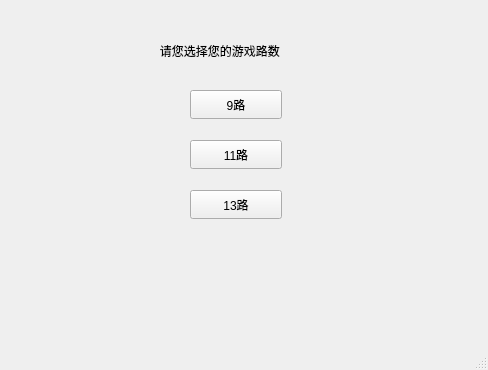
<?xml version="1.0" encoding="UTF-8"?>
<ui version="4.0">
 <class>ChooseRoadWindow</class>
 <widget class="QMainWindow" name="ChooseRoadWindow">
  <property name="geometry">
   <rect>
    <x>0</x>
    <y>0</y>
    <width>488</width>
    <height>370</height>
   </rect>
  </property>
  <property name="windowTitle">
   <string>MainWindow</string>
  </property>
  <widget class="QWidget" name="centralwidget">
   <widget class="QPushButton" name="pushButton">
    <property name="geometry">
     <rect>
      <x>190</x>
      <y>90</y>
      <width>92</width>
      <height>29</height>
     </rect>
    </property>
    <property name="text">
     <string>9路</string>
    </property>
   </widget>
   <widget class="QPushButton" name="pushButton_2">
    <property name="geometry">
     <rect>
      <x>190</x>
      <y>140</y>
      <width>92</width>
      <height>29</height>
     </rect>
    </property>
    <property name="text">
     <string>11路</string>
    </property>
   </widget>
   <widget class="QPushButton" name="pushButton_3">
    <property name="geometry">
     <rect>
      <x>190</x>
      <y>190</y>
      <width>92</width>
      <height>29</height>
     </rect>
    </property>
    <property name="text">
     <string>13路</string>
    </property>
   </widget>
   <widget class="QLabel" name="label">
    <property name="geometry">
     <rect>
      <x>150</x>
      <y>40</y>
      <width>171</width>
      <height>21</height>
     </rect>
    </property>
    <property name="text">
     <string>   请您选择您的游戏路数</string>
    </property>
   </widget>
  </widget>
  <widget class="QMenuBar" name="menubar">
   <property name="geometry">
    <rect>
     <x>0</x>
     <y>0</y>
     <width>488</width>
     <height>25</height>
    </rect>
   </property>
  </widget>
  <widget class="QStatusBar" name="statusbar"/>
 </widget>
 <resources/>
 <connections/>
</ui>
